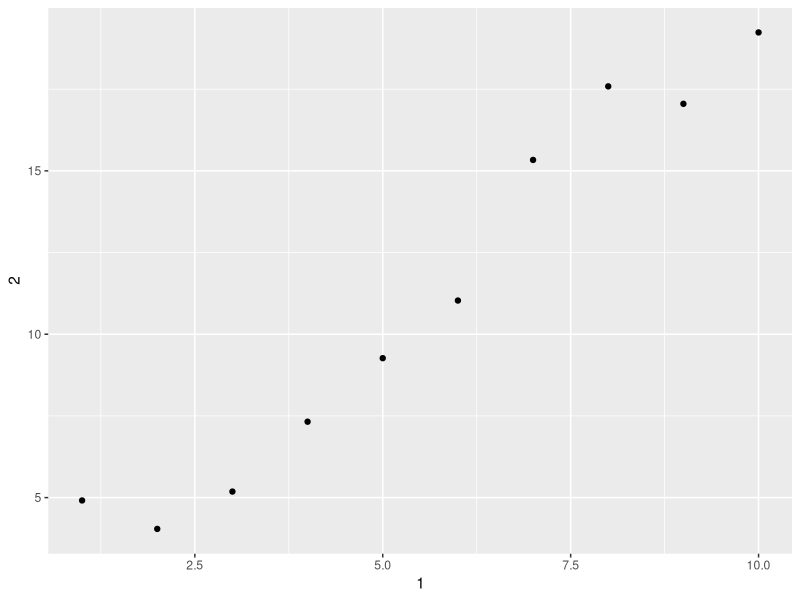
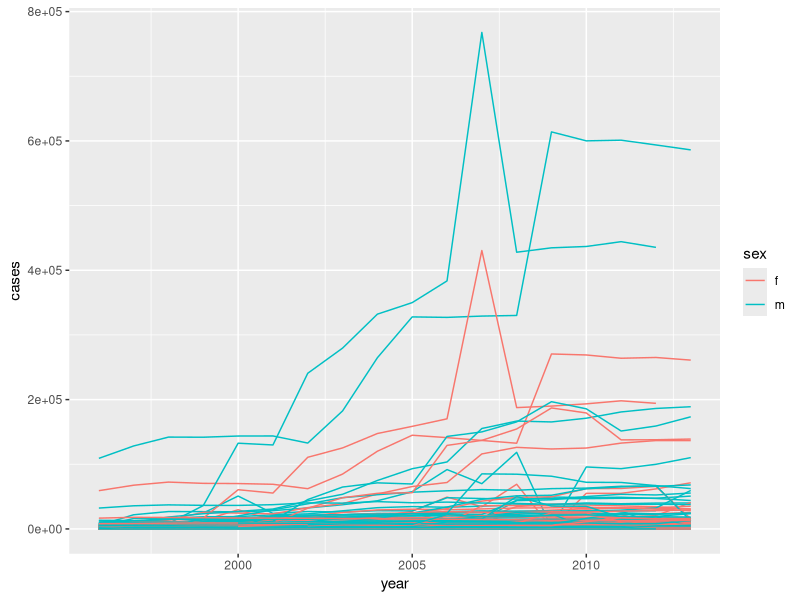

Recreate these plots in R, in order.
## ---- chunk 1
knitr::opts_chunk$set(echo = TRUE)
library(tidyverse)
library(ggplot2)
## ---- chunk 2
mtcars
class(mtcars)
class(as_tibble(mtcars))
## ---- chunk 3
df <- data.frame(abc = 1, xyz = "a")
df$x
## ---- chunk 4
df[, "xyz"]
## ---- chunk 5
df[, c("abc", "xyz")]
## ---- chunk 6
tbl <- as_tibble(df)
tbl$x
## ---- chunk 7
tbl[, "xyz"]
## ---- chunk 8
tbl[, c("abc", "xyz")]
## ---- chunk 9
annoying <- tibble(`1` = 1:10, `2` = `1` * 2 + rnorm(length(`1`)))
## ---- chunk 10
annoying[["1"]]
## ---- chunk 11
ggplot(annoying, aes(x = `1`, y = `2`)) +
  geom_point()
## ---- chunk 12
annoying[["3"]] <- annoying[["2"]] / annoying[["1"]]
## ---- chunk 13
annoying <- rename(annoying, one = `1`, two = `2`, three = `3`)
## ---- chunk 14
enframe(c(a = 5, b = 7))
## ---- chunk 15
who1 <- who %>%
  gather(new_sp_m014:newrel_f65, key="key", value = "cases", na.rm=TRUE)

who2 <- who1 %>%
  mutate(key=stringr::str_replace(key,"newrel", "new_rel"))

who3 <- who2 %>%
  separate(key,c("new", "type", "sexage"), sep= "_")

who3 %>% 
  count(new)

who4 <- who3 %>%
  select(-new,-iso2, -iso3)

who5 <- who4 %>%
  separate(sexage, c("sex", "age"), sep = 1)
## ---- chunk 16
who3a <- who1 %>%
  separate(key, c("new", "type", "sexage"), sep = "_")
  
filter(who3a, new == "newrel") %>% head()
## ---- chunk 17
select(who3, country, iso2, iso3) %>%
  distinct() %>%
  group_by(country) %>%
  filter(n() > 1)
## ---- chunk 18
who5 %>%
  group_by(country, year, sex) %>%
  filter(year > 1995) %>%
  summarise(cases = sum(cases)) %>%
  unite(country_sex, country, sex, remove = FALSE) %>%
  ggplot(aes(x = year, y = cases, group = country_sex, colour = sex)) +
  geom_line()
